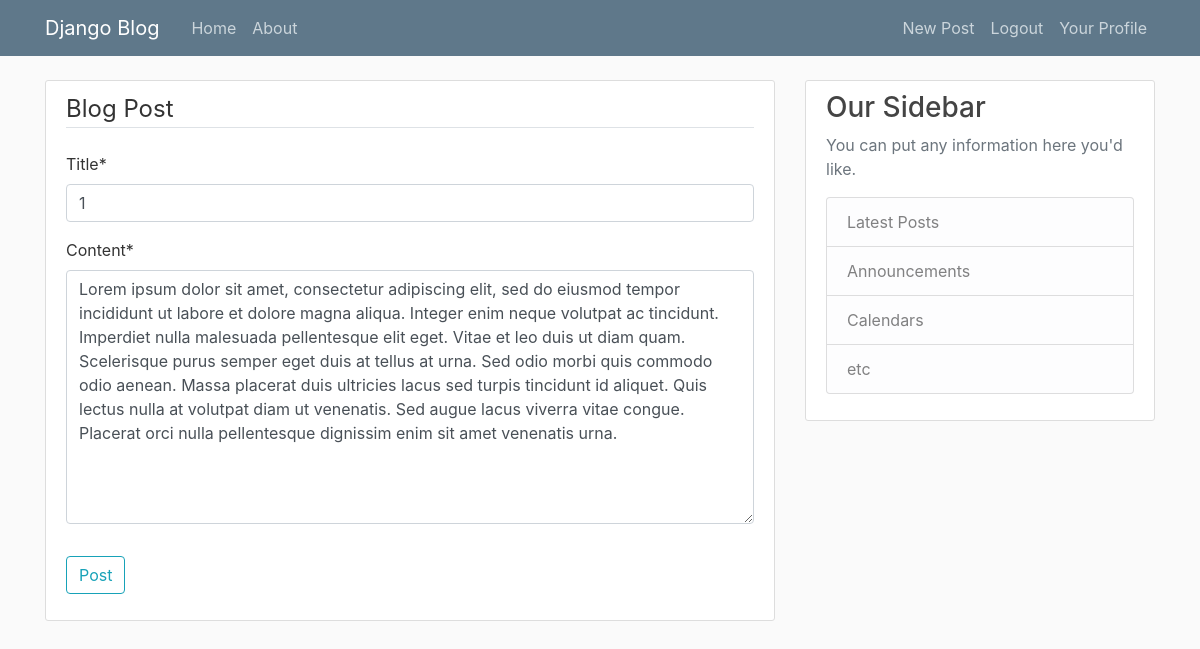
The app's page /post/28/update/ (signed in) with its own data.
### blog/models.py (models this page shows, shortened)
class Post(models.Model):
    title = models.CharField(max_length=100)
    content = models.TextField()
    date_posted = models.DateTimeField(default=timezone.now)
    author = models.ForeignKey(User, on_delete=models.CASCADE)

### blog/views.py (the view, shortened to what this page needs)
# urls.py: path('post/<int:pk>/update/', PostUpdateView.as_view(), name='post-update'),
class PostUpdateView(LoginRequiredMixin, UserPassesTestMixin, UpdateView):
    model = Post
    fields = ['title', 'content']
    def test_func(self):
        post = self.get_object()
        if self.request.user == post.author:
            return True
        return False

### blog/templates/blog/post_form.html (shortened to what this page needs)
{% extends 'blog/base.html' %}
{% load crispy_forms_tags %}
{% block content %}
<div class="content-section">
    <form method="POST">
        <fieldset class="form-group">
            <legend class="border-bottom mb-4">Blog Post</legend>
            {{ form|crispy }}
        </fieldset>
        <div class="form-group">
            <button class="btn btn-outline-info" type="submit">Post</button>
        </div>
    </form>
</div>
{% endblock content %}

### blog/static/blog/main.css (style rules this page uses)
body { background: #fafafa; color: #333333; margin-top: 5rem; }
.content-section { background: #ffffff; padding: 10px 20px; border: 1px solid #dddddd; border-radius: 3px; margin-bottom: 20px; }

### records on screen
Post: title "1", content "Lorem ipsum dolor sit amet, consectetur adipiscing elit, sed do eiusmod tempor incididunt ut labore et dolore magna aliqua. Integer enim neque volutpat ac tincidunt. Imperdiet nulla malesuada pellentesque elit eget. Vitae et leo duis ut diam quam. Scelerisque purus semper eget duis at tellus at urna. Sed odio morbi quis commodo odio aenean. Massa placerat duis ultricies lacus sed turpis tincidunt id aliquet. Quis lectus nulla at volutpat diam ut venenatis. Sed augue lacus viverra vitae congue. Placerat orci nulla pellentesque dignissim enim sit amet venenatis urna."
